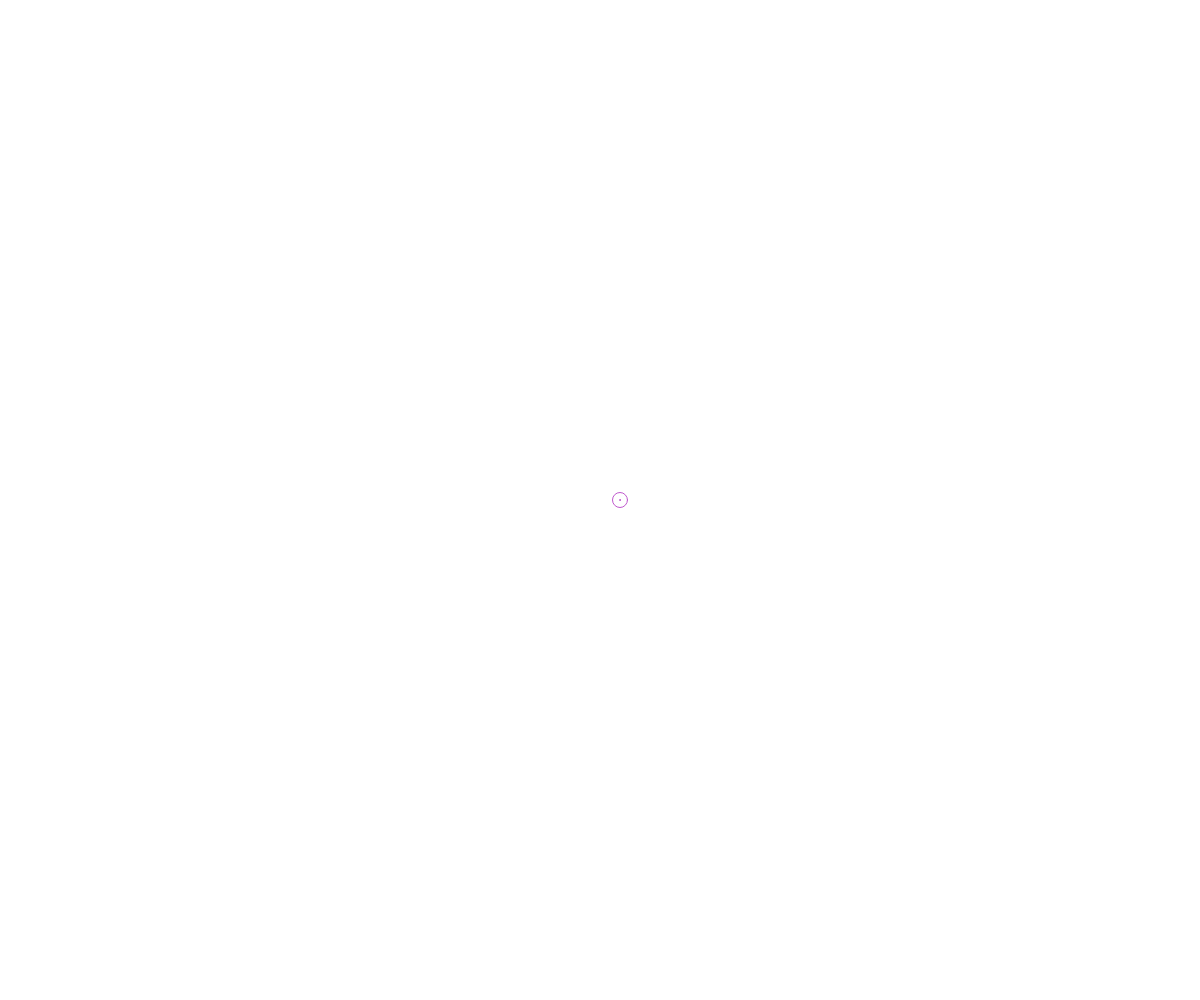
Frame 1 (no input)
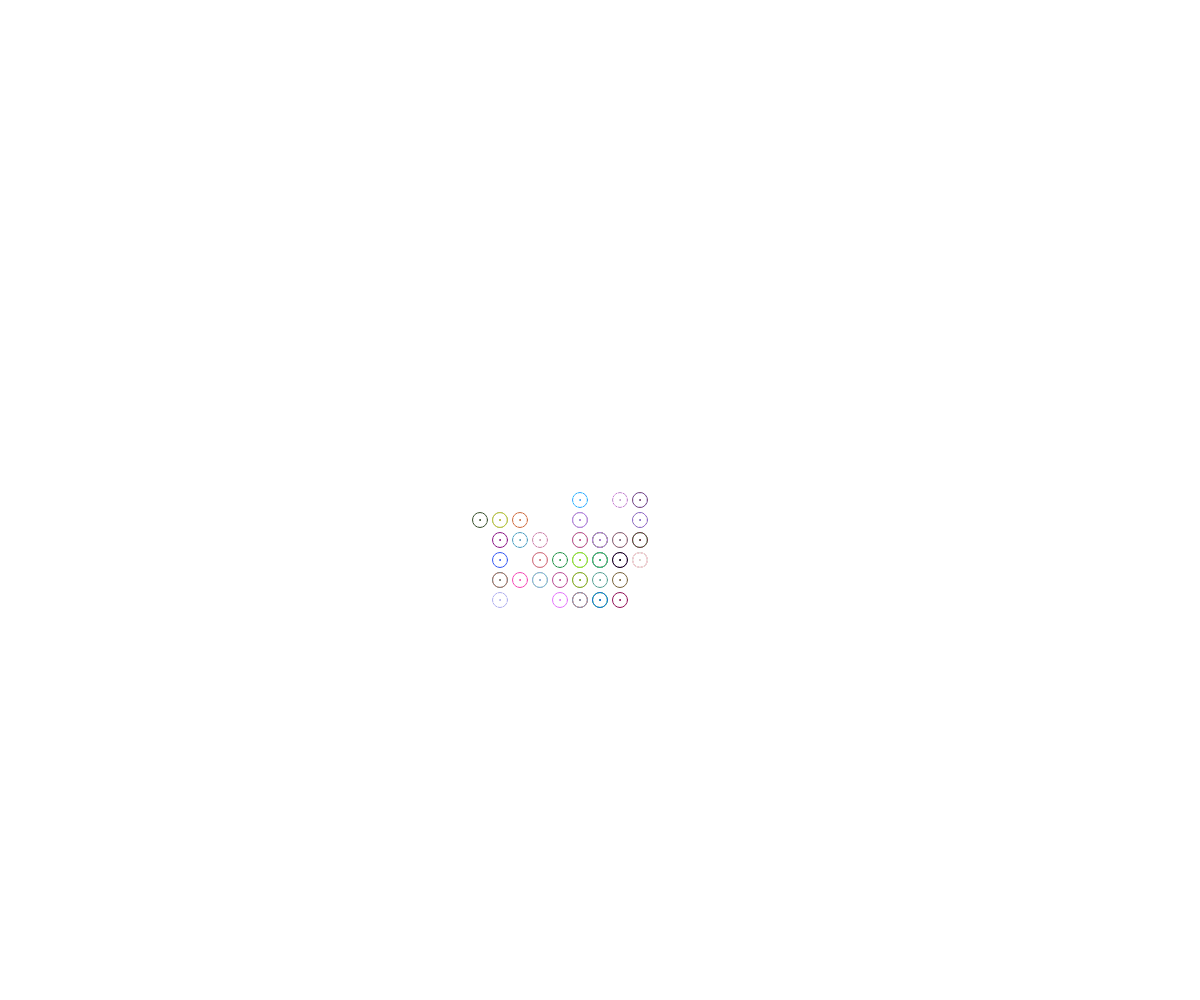
Frame 60 (no input)
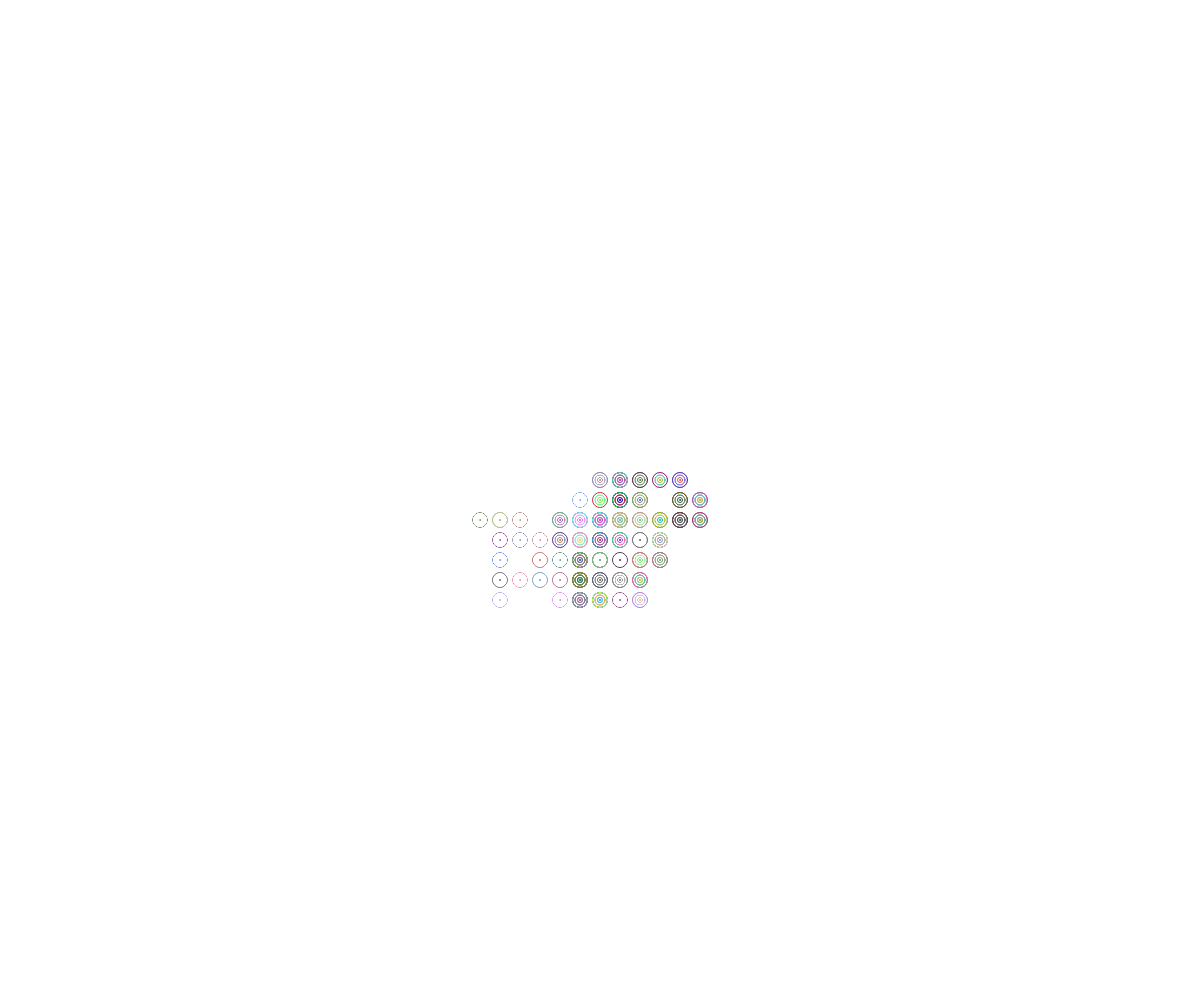
Frame 120 (the mouse pressed at the canvas centre since frame 60)

The p5.js sketch that drew these frames (run headless with seeded random() and noise() and a simulated clock; from frame 60 on, the mouse is pressed at the canvas centre):

// p5.js sketch
// ── sketch.js
let xPos, yPos
let xPrev, yPrev
let numDirections=4
let direction=0
let step=20


function setup() {
  createCanvas(windowWidth, windowHeight);
  xPos = width/2
  yPos = height/2  
  xPrev=xPos
  yPrev=yPos
  //background(0, 0);
  frameRate(90)
}

function draw() {
  background(255, 1);

  let x = random(0, 255)
  let direction
  let newDirection=floor(random(numDirections)) 
  let xStep=cos(newDirection * TWO_PI/numDirections) * step
  let yStep=sin(newDirection * TWO_PI/numDirections) * step
  
  xPrev=xPos
  yPrev=yPos
  xPos+=xStep
  yPos+=yStep
  
  edges()
  
  //line(xPrev,yPrev,xPos,yPos)
  
  let a=random(1,255)
  let b=random(1,255)
  let c=random(1,255)
  stroke(a, b, c)
  fill(a,b,c)
  
  
  randNum = floor(random(1, 5))
  if (randNum = 1) randNum = -20
  if (randNum = 2) randNum = -10
  if (randNum = 3) randNum = 0
  if (randNum = 4) randNum = 10
  if (randNum = 5) randNum = 20
  
  ellipse(xPos, yPos, 1)
  noFill()
  ellipse(xPos, yPos, 15)
  noFill()
  if (mouseIsPressed) {ellipse(xPos, yPos, 5)} 
  noFill()
  stroke(c,b,a)
  if (mouseIsPressed) {ellipse(xPos, yPos, 10)} 
  stroke(b,c,a)
  if (mouseIsPressed) {ellipse(xPos, yPos, 15)} 
  
  //console.log("true")
  
}



function edges(){
//   if (xPos<0) newDirection=1
//   if (xPos>width) newDirection=width-1
  
//   if (yPos<0) newDirection=4
//   if (yPos>height) newDirection
  
  if (xPos<0){
     xPos=width-1
     xPrev=xPos
  }
  
   if (xPos>width){
     xPos=1
     xPrev=xPos
   }
  
     if (yPos<0){
     yPos=height-1
     yPrev=yPos
     }
  
   if (yPos>height){
     yPos=1
     yPrev=yPos
   }
}
